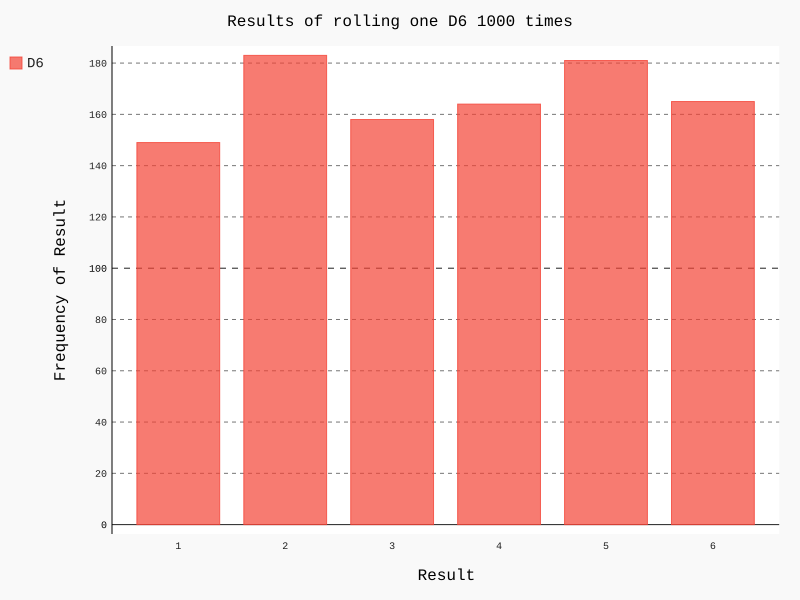

Source code (Python):
import pygal

from die import Die

# Create D6
die = Die()

# Make some rolls, and store the results in a list
results = []
for roll_num in range(1000):
    result = die.roll()
    results.append(result)

# Analyze the resluts
frequencies = []
for value in range(1, die.num_sides + 1):
    frequency = results.count(value)
    frequencies.append(frequency)

# Visualize the results
hist = pygal.Bar()

hist.title = "Results of rolling one D6 1000 times"
hist.x_labels = ['1', '2', '3', '4', '5', '6']
hist.x_title = "Result"
hist.y_title = "Frequency of Result"

hist.add('D6', frequencies)
hist.render_to_file('die_visual.svg')
